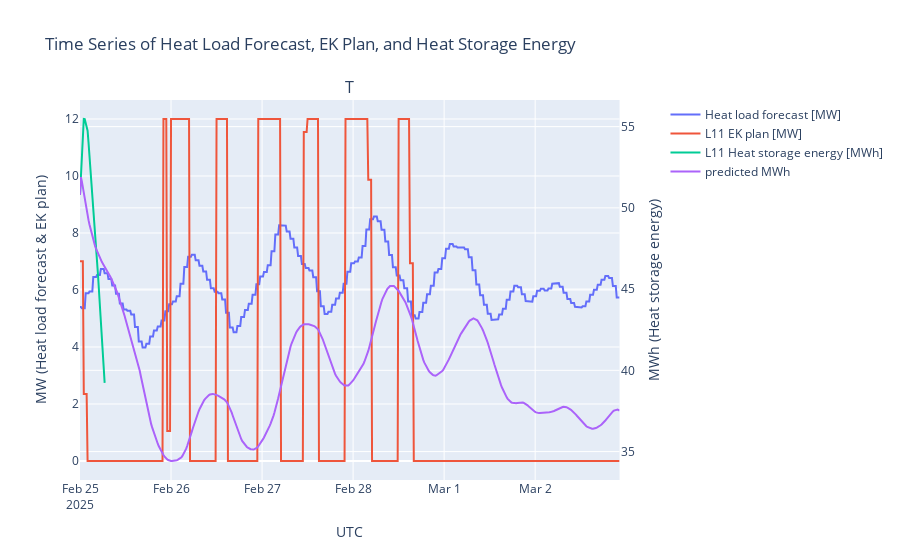

The cell this chart's notebook holds for it:
### Code cell
testfile['predicted MWh'] = y_pred

fig = make_subplots(rows=1, cols=1,shared_xaxes=True,vertical_spacing=0.1,subplot_titles=('Time Series Plot'),specs=[[{'secondary_y': True}]]  )

fig.add_trace(go.Scatter(x=testfile['UTC'], y=u, mode='lines', name='Heat load forecast [MW]'),secondary_y=False)

fig.add_trace(go.Scatter(x=testfile['UTC'], y=testfile['L11 EK plan [MW]'], mode='lines', name='L11 EK plan [MW]'),secondary_y=False)

fig.add_trace(go.Scatter(x=testfile['UTC'], y=testfile['L11 Heat storage energy [MWh]'], mode='lines', name='L11 Heat storage energy [MWh]'),secondary_y=True)

fig.add_trace(go.Scatter(x=testfile['UTC'], y=testfile['predicted MWh'], mode='lines', name='predicted MWh'),secondary_y=True)

fig.update_layout(
    title_text="Time Series of Heat Load Forecast, EK Plan, and Heat Storage Energy",
    xaxis_title="UTC",
    yaxis_title="MW (Heat load forecast & EK plan)",
    yaxis2_title="MWh (Heat storage energy)",
    template="plotly",
)

fig.show()

### Figure 1 — Plotly figure (JSON) as saved in the notebook; plotly's stock layout.template omitted (floating-point values rounded to 4 significant figures; data arrays with more than 128 entries replaced by an {"elided": "..."} marker saying what was removed)
{"data": [{"mode": "lines", "name": "Heat load forecast [MW]", "type": "scatter", "x": {"elided": "570 str values"}, "xaxis": "x", "y": {"elided": "570 float values"}, "yaxis": "y"}, {"mode": "lines", "name": "L11 EK plan [MW]", "type": "scatter", "x": {"elided": "570 str values"}, "xaxis": "x", "y": {"elided": "570 float values"}, "yaxis": "y"}, {"mode": "lines", "name": "L11 Heat storage energy [MWh]", "type": "scatter", "x": {"elided": "570 str values"}, "xaxis": "x", "y": {"elided": "570 float values"}, "yaxis": "y2"}, {"mode": "lines", "name": "predicted MWh", "type": "scatter", "x": {"elided": "570 str values"}, "xaxis": "x", "y": {"elided": "570 float values"}, "yaxis": "y2"}], "layout": {"annotations": [{"font": {"size": 16}, "showarrow": false, "text": "T", "x": 0.47, "xanchor": "center", "xref": "paper", "y": 1, "yanchor": "bottom", "yref": "paper"}], "title": {"text": "Time Series of Heat Load Forecast, EK Plan, and Heat Storage Energy"}, "xaxis": {"anchor": "y", "domain": [0, 0.94], "title": {"text": "UTC"}}, "yaxis": {"anchor": "x", "domain": [0, 1], "title": {"text": "MW (Heat load forecast & EK plan)"}}, "yaxis2": {"anchor": "x", "overlaying": "y", "side": "right", "title": {"text": "MWh (Heat storage energy)"}}}}
